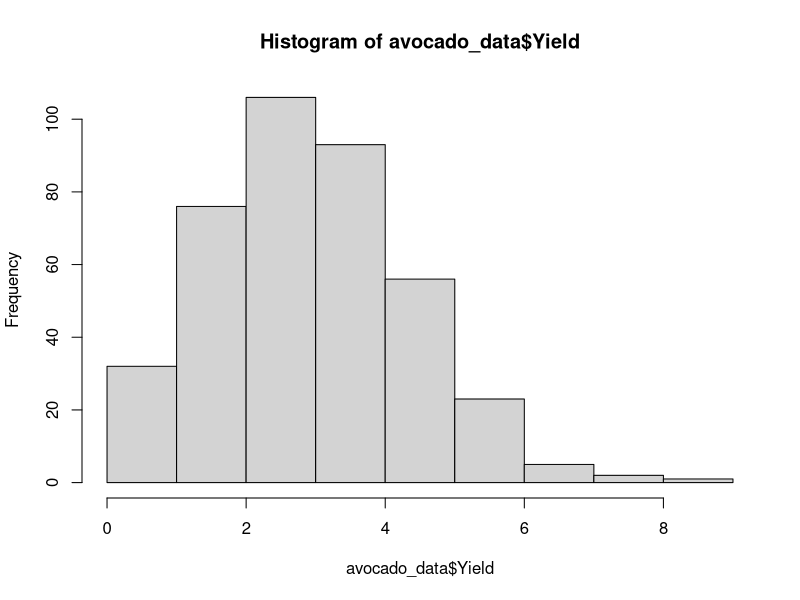
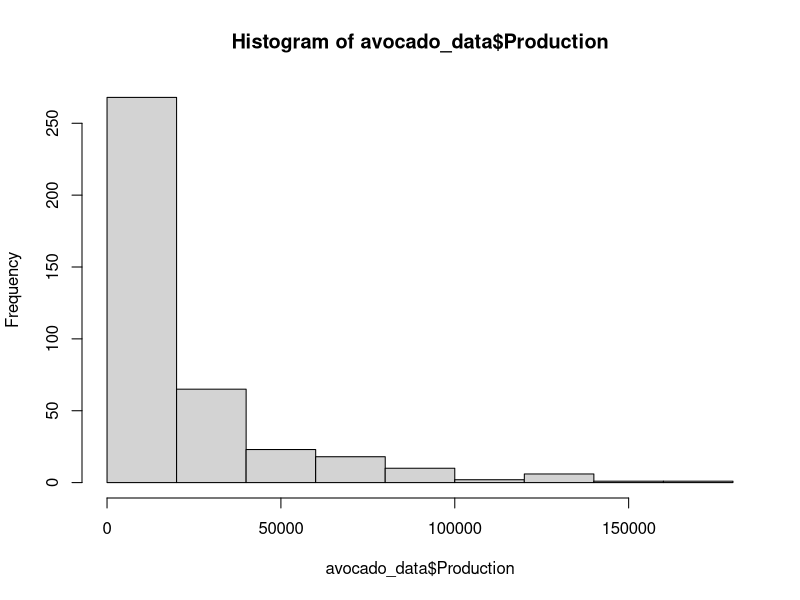
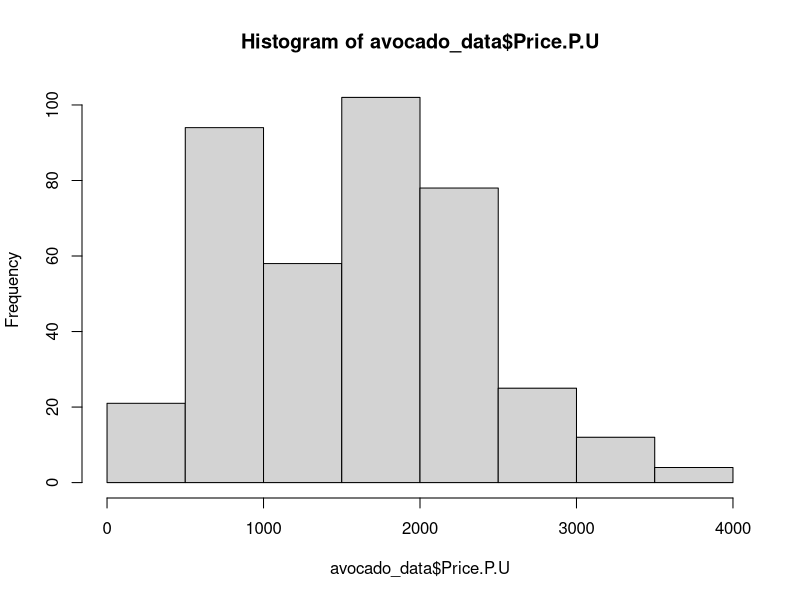
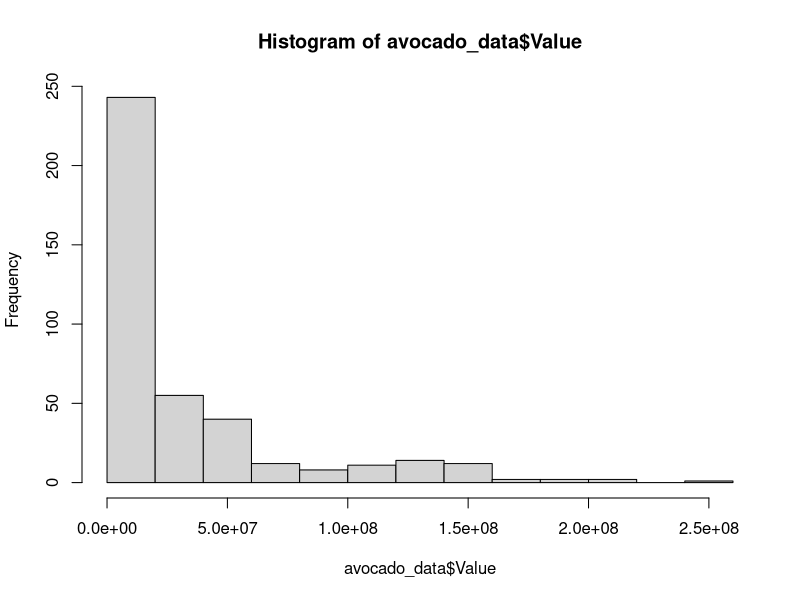

Here is the R script that generated these plots, in order:
## ---- chunk 1
# add packages you need for this assignment
## ---- chunk 2
knitr::opts_chunk$set(
  echo = TRUE,comment = '', fig.width = 3, fig.height = 3
  )
## ---- chunk 3
raw_data <- read.csv("cali_avocados.csv")
avocado_data <- data.frame(raw_data)
## ---- chunk 4
str(avocado_data)
summary(avocado_data)
## ---- chunk 5
which(is.na(avocado_data$Year))
sum(is.na(avocado_data$Year))
## ---- chunk 6
which(is.na(avocado_data$Commodity.Code))
sum(is.na(avocado_data$Commodity.Code))
## ---- chunk 7
which(is.na(avocado_data$Crop.Name))
sum(is.na(avocado_data$Crop.Name))
## ---- chunk 8
which(is.na(avocado_data$County.Code))
sum(is.na(avocado_data$County.Code))
## ---- chunk 9
which(is.na(avocado_data$County))
sum(is.na(avocado_data$County))
## ---- chunk 10
which(is.na(avocado_data$Harvested.Acres))
sum(is.na(avocado_data$Harvested.Acres))
## ---- chunk 11
which(is.na(avocado_data$Yield))
sum(is.na(avocado_data$Yield))
## ---- chunk 12
which(is.na(avocado_data$Production))
sum(is.na(avocado_data$Production))
## ---- chunk 13
which(is.na(avocado_data$Price.P.U))
sum(is.na(avocado_data$Price.P.U))
## ---- chunk 14
which(is.na(avocado_data$Value))
sum(is.na(avocado_data$Value))
## ---- chunk 15
which(is.na(avocado_data))
sum(is.na(avocado_data))
## ---- chunk 16
hist(avocado_data$Yield)
## ---- chunk 17
hist(avocado_data$Production)
## ---- chunk 18
hist(avocado_data$Price.P.U)
## ---- chunk 19
hist(avocado_data$Value)
## ---- chunk 20
price_mean <- mean(avocado_data$Price.P.U, na.rm = TRUE)
## ---- chunk 21
t.test(x = avocado_data$Price.P.U, mu = price_mean)
